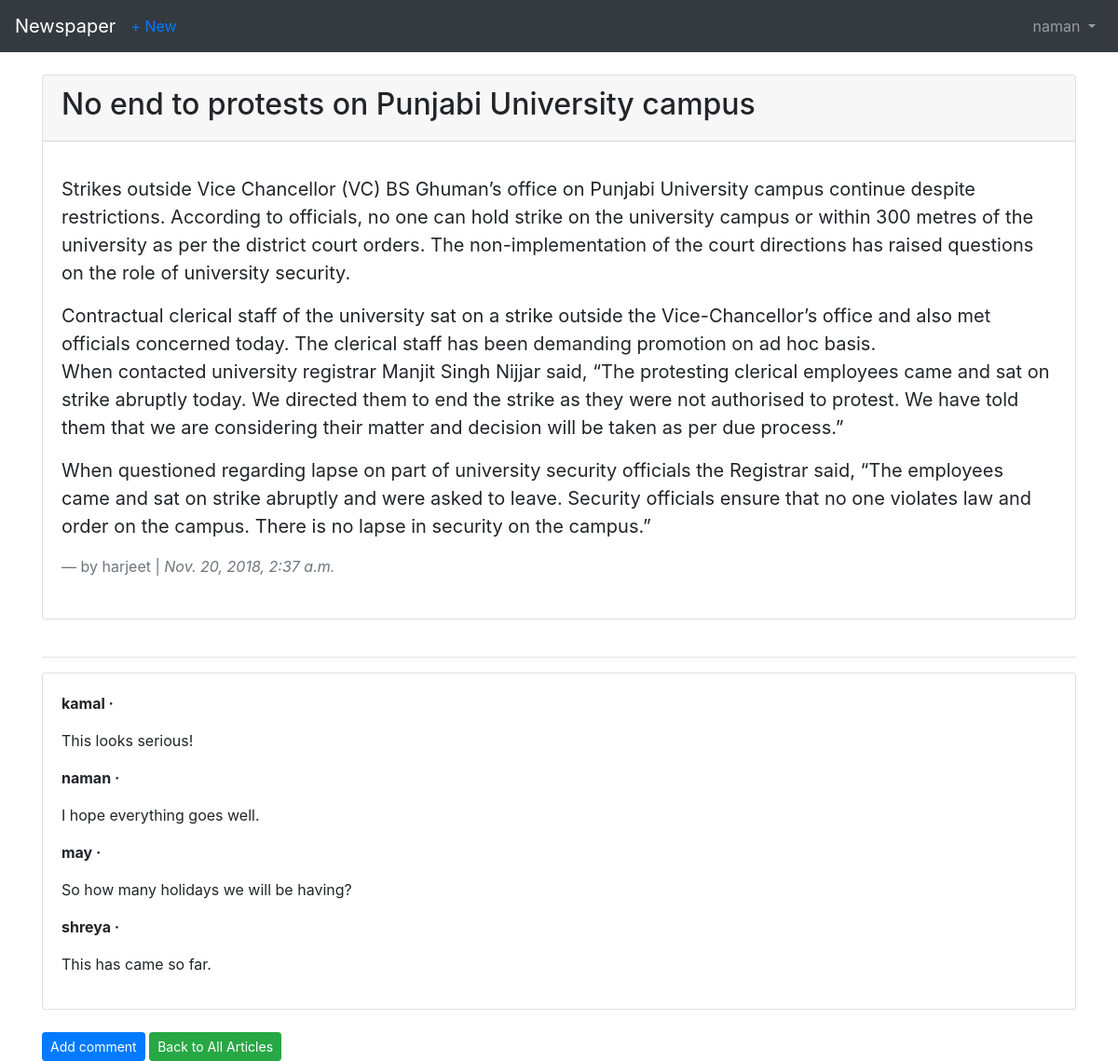
/articles/2/ (signed in), run on the app's committed database.
### users/models.py (models this page shows)
class CustomUser(AbstractUser):
	age = models.PositiveIntegerField(default= 0)

### articles/models.py (models this page shows, shortened)
class Article(models.Model):
	title = models.CharField(max_length=255)
	body = models.TextField()
	date = models.DateTimeField(auto_now_add=True)
	author = models.ForeignKey(
		settings.AUTH_USER_MODEL,
		on_delete=models.CASCADE,
	)

class Comment(models.Model):
	article = models.ForeignKey(
		Article,
		on_delete=models.CASCADE,
		related_name='comments',
	)
	comment = models.TextField()
	author = models.ForeignKey(
		settings.AUTH_USER_MODEL,
		on_delete=models.CASCADE,
	)
	def __str__(self):
		return self.comment

### articles/views.py (the view)
# urls.py: path('<int:pk>/',views.ArticleDetailView.as_view(), name='article_detail'),
class ArticleDetailView(LoginRequiredMixin, DetailView):
    model = Article
    template_name = 'article_detail.html'
    login_url = 'login'

### templates/article_detail.html (shortened to what this page needs)
{% extends 'base.html' %}
{% block content %}
<div class="card">
	<div class="card-header">
		<h2>{{ object.title|capfirst }}</h2>
	</div>
	<div class="card-body">
	  <blockquote class="blockquote mb-0">
		<p>{{ object.body|linebreaks }}</p>
		<footer class="blockquote-footer">by {{ object.author }} | <cite title="Source Title">{{ object.date }}</cite></footer>
	  </blockquote>
	  <br>
	</div>
</div>
<br>
<hr>
<div class="card">
	<div class="card-body">
	{% for comment in article.comments.all %}
		<p>
			<span class="font-weight-bold">{{ comment.author }} &middot;</span>
			{{ comment|linebreaks }}
		</p>
	{% empty %}
    <p>No comments here yet :(</p>
	{% endfor %}
	</div>
</div>
<br>
<a href="{% url 'add_comment_to_article' article.pk %}"><button class="btn btn-primary btn-sm">Add comment</button></a>
<a href="{% url 'article_list' %}"><button type="button" class="btn btn-success btn-sm">Back to All Articles</button></a>
{% endblock content %}

### templates/base.html (shortened to what this page needs)
<!doctype html>
<html lang="en">
  <head>
    <link rel="stylesheet" href="https://stackpath.bootstrapcdn.com/bootstrap/4.1.3/css/bootstrap.min.css">
  </head>
  <body>
    <nav class="navbar navbar-expand-md navbar-dark bg-dark mb-4">
      <a class="navbar-brand" href="{% url 'home' %}">Newspaper</a>
      {% if user.is_authenticated %}
        <ul class="navbar-nav mr-auto">
          <li class="nav-item"><a href="{% url 'article_new' %}">+ New</a></li>
        </ul>
      {% endif %}
      <div class="collapse navbar-collapse" id="navbarCollapse">
        {% if user.is_authenticated %}
          <ul class="navbar-nav ml-auto">
            <li class="nav-item">
              <a class="nav-link dropdown-toggle" href="#" id="userMenu"\
              data-toggle="dropdown" aria-haspopup="true" aria-expanded\
              ="false">
                {{ user.username }}
              </a>
            </li>
          </ul>
        {% endif %}
      </div>
    </nav>
    <div class="container">
      {% block content %}
      {% endblock content %}
    </div>
  </body>
</html>

### data on the page
CustomUser: username "naman"
Article: title "No end to protests on Punjabi University campus", body "Strikes outside Vice Chancellor (VC) BS Ghuman’s office on Punjabi University campus continue despite restrictions. According to officials, no one can hold strike on the university campus or within 300 metres of the university as per the district court orders. The non-implementation of the court directions has raised questions on the role of university security. Contractual clerical staff of the university sat on a strike outside the Vice-Chancellor’s office and also met officials concerned today. The clerical staff has been demanding promotion on ad hoc basis. When contacted university registrar Manjit Singh Nijjar said, “The protesting clerical employees came and sat on strike abruptly…", author "harjeet", date "Nov. 20, 2018, 2:37 a.m."
Comment: author "kamal", comment "This looks serious!"
Comment: author "naman", comment "I hope everything goes well."
Comment: author "may", comment "So how many holidays we will be having?"
Comment: author "shreya", comment "This has came so far."
